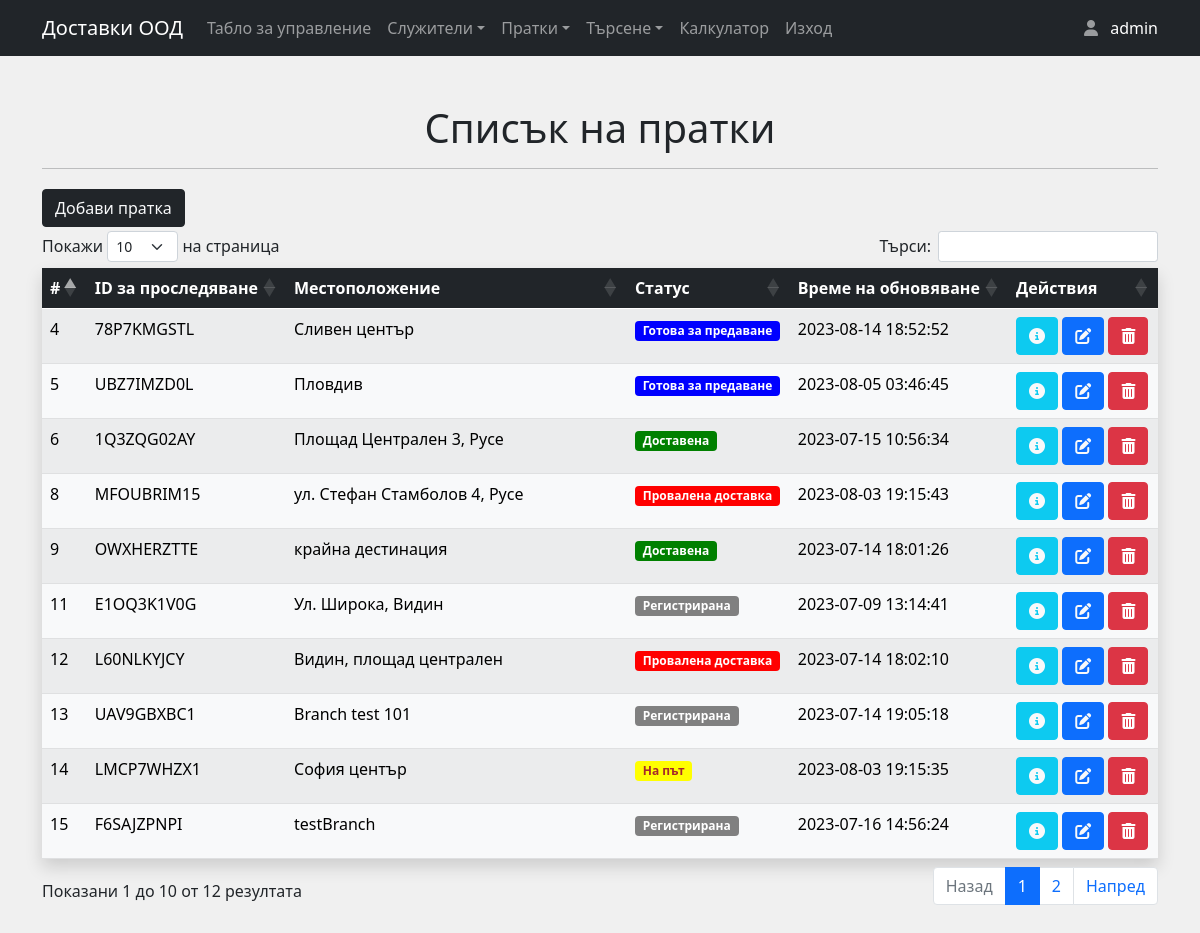
The page /shipment_list.php (signed in) on the database its author committed.
### tables this page shows
CREATE TABLE `shipment_history` (
  `shipment_id` int(11) NOT NULL,
  `tracking_id` varchar(255) NOT NULL,
  `location` varchar(255) NOT NULL,
  `status` varchar(100) NOT NULL,
  `update_time` datetime NOT NULL DEFAULT current_timestamp(),
  `history_table_id` int(11) NOT NULL
);

### shipment_list.php (the view, shortened to what this page needs)
<?php
include_once 'header.php';
include_once 'includes/dbh.inc.php';
?>
<div class="container my-5">
  <h1 class="text-center my-3">Списък на пратки</h1>
  <hr>
  <a href="add_shipment.php" class="btn btn-dark text-light my-1" style="text-decoration: none">Добави пратка</a>
  <table id="example" class="table shadow table-striped">
    <thead class="table-dark">
      <tr>
        <th scope="col">#</th>
        <th scope="col">ID за проследяване</th>
        <th scope="col">Местоположение</th>
        <th scope="col">Статус</th>
        <th scope="col">Време на обновяване</th>
        <th scope="col">Действия</th>
      </tr>
    </thead>
    <tbody class="table-light">
      <?php
      $sql = "SELECT sh.*
      FROM shipment_history sh
      JOIN (
          SELECT shipment_id, MAX(update_time) AS max_update_time
          FROM shipment_history
          GROUP BY shipment_id
      ) sh_max ON sh.shipment_id = sh_max.shipment_id AND sh.update_time = sh_max.max_update_time;";
      $result = mysqli_query($conn, $sql);
      if ($result) {
        while ($row = mysqli_fetch_assoc($result)) {
          $shipment_id = $row['shipment_id'];
          $tracking_id = $row['tracking_id'];
          $location = $row['location'];
          $status = $row['status'];
          $update_time = $row['update_time'];
                  list($badgeColor, $textColor) = getStatusBadgeColor($status);
          echo '<tr>
                  <td>' . $shipment_id . '</td>
                  <td>' . $tracking_id . '</td>
                  <td>' . $location . '</td>
<td><h5 class="badge" style="background-color:' . $badgeColor . '; color:' . $textColor . ';">' . $status . '</h5>
                  </td>                  <td>' . $update_time . '</td>
                  <td>
                  <a href="info_shipment.php?infoid=' . $shipment_id . '" class="btn btn-info text-light" style="text-decoration: none"><i class="fa fa-info-circle"></i></a>
                  <a href="update_shipment.php?updateid=' . $shipment_id . '" class="btn btn-primary text-light" style="text-decoration: none"><i class="fas fa-edit"></i></a>
                  <button type="button" class="btn btn-danger delete-button" data-id="' . $shipment_id . '"><i class="fas fa-trash-alt"></i></button>
                </td>
                </tr>';
        }
      }
      ?>
    </tbody>
  </table>
</div>
</body>
</html>

### rows shown on the page
shipment_history: shipment "11", tracking "E1OQ3K1V0G", location "Ул. Широка, Видин", status "Регистрирана", update_time "2023-07-09 13:14:41"
shipment_history: shipment "9", tracking "OWXHERZTTE", location "крайна дестинация", status "Доставена", update_time "2023-07-14 18:01:26"
shipment_history: shipment "12", tracking "L60NLKYJCY", location "Видин, площад централен", status "Провалена доставка", update_time "2023-07-14 18:02:10"
shipment_history: shipment "13", tracking "UAV9GBXBC1", location "Branch test 101", status "Регистрирана", update_time "2023-07-14 19:05:18"
shipment_history: shipment "6", tracking "1Q3ZQG02AY", location "Площад Централен 3, Русе", status "Доставена", update_time "2023-07-15 10:56:34"
shipment_history: shipment "15", tracking "F6SAJZPNPI", location "testBranch", status "Регистрирана", update_time "2023-07-16 14:56:24"
shipment_history: shipment "14", tracking "LMCP7WHZX1", location "София център", status "На път", update_time "2023-08-03 19:15:35"
shipment_history: shipment "8", tracking "MFOUBRIM15", location "ул. Стефан Стамболов 4, Русе", status "Провалена доставка", update_time "2023-08-03 19:15:43"
shipment_history: shipment "5", tracking "UBZ7IMZD0L", location "Пловдив", status "Готова за предаване", update_time "2023-08-05 03:46:45"
shipment_history: shipment "4", tracking "78P7KMGSTL", location "Сливен център", status "Готова за предаване", update_time "2023-08-14 18:52:52"

### other values the page prints
$_SESSION["useruid"] "admin"
